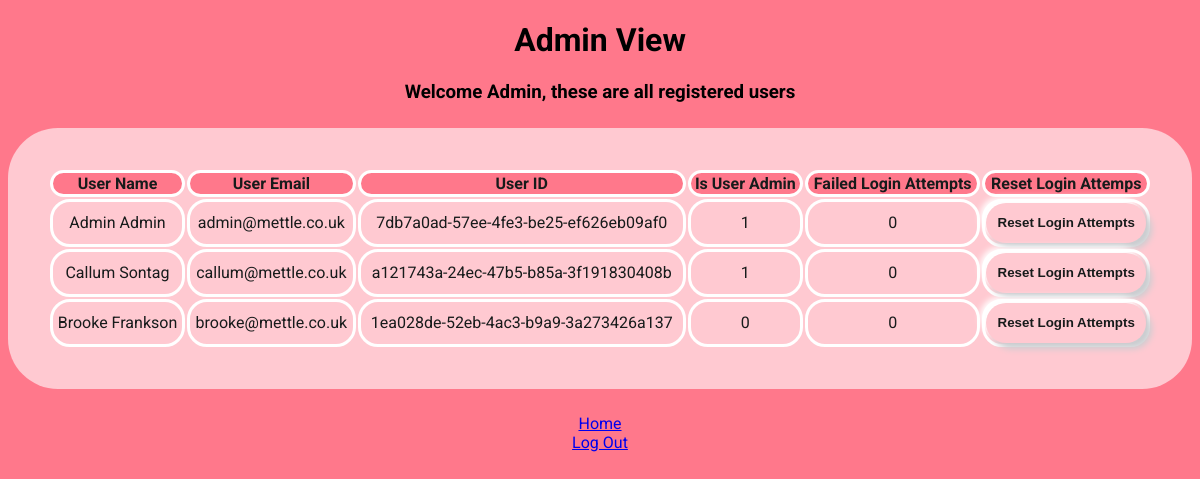
Screenshot of /admin_view/7db7a0ad-57ee-4fe3-be25-ef626eb09af0/ (signed in) with the database file from the repository.
### app.py (models this page shows)
class User(UserMixin, db.Model):
    def get_id(self):
        return (self.user_id)
    user_id = db.Column(db.String(50), primary_key=True)
    email = db.Column(db.String(100), unique=True, nullable=False)
    first_name = db.Column(db.String(100))
    last_name = db.Column(db.String(100))
    password = db.Column(db.String(100), nullable=False)
    is_admin = db.Column(db.Integer, default=0)
    attempted_logins = db.Column(db.Integer, default=0)
    assets = db.relationship('Asset', backref='user', lazy=True)

### app.py (the view)
@app.route("/admin_view/<user_id>/", methods=["GET", "POST"])
@login_required
def admin_view(user_id):
    user = User.query.get(user_id)
    if user == current_user and current_user.is_admin:
        users = User.query.all()
        return render_template('admin_view.html', user=user, users=users)
    else:
        logger.error(
            'Attempted admin view access without permissions: %s', str(current_user))
        return "Access denied"

### app.py (called while the page is built)
@login_manager.user_loader
def load_user(user_id):
    return User.query.get((user_id))

### templates/admin_view.html (shortened to what this page needs)
<!DOCTYPE html>
<html>
<head>
    <link rel="stylesheet" href="/static/assets.css">
</head>
<body>
    <h1>Admin View</h1>
    <h3>Welcome {{ current_user.first_name }}, these are all registered users</h3>
    <table class="assets-table">
        <tr>
            <th>User Name</th>
            <th>User Email</th>
            <th>User ID</th>
            <th>Is User Admin</th>
            <th>Failed Login Attempts</th>
            <th>Reset Login Attemps</th>
        </tr>
        {% for user in users %}
        <tr>
            <td>{{ user.first_name }} {{ user.last_name }}</td>
            <td>{{ user.email }}</td>
            <td>{{ user.user_id }}</td>
            <td>{{ user.is_admin }}</td>
            <td>{{ user.attempted_logins }}</td>
            <td>
                <form method="POST" action="{{ url_for('reset_login', user_id=user.user_id) }}" class="resetLogin">
                    <button>Reset Login Attempts</button>
                </form>
            </td>
        </tr>
        {% endfor %}
    </table>
    <a href="{{ url_for('home') }}">Home</a>
    <br>
    <a href="{{ url_for('logout') }}" id="logoutButton">Log Out</a>
</body>
</html>

### static/assets.css (style rules this page uses)
body { background: #FF788B; text-align: center; justify-content: center; align-items:flex-start; font-family: roboto; }
table { background-color: #FFC9D1; width: 100%; margin: 25px auto; border-radius: 50px; padding: 40px; box-sizing: border-box; background: #FFC9D1; color: #171B1B; }
th { border: solid white; border-radius: 20px; background-color: #FF788B; }
td { border: solid white; border-radius: 20px; }
button { color: #171B1B; background: #FFC9D1; height: 40px; border-radius: 20px; cursor: pointer; font-weight: 900; box-shadow: 6px 6px 6px #cbced1, -6px -6px 6px white; transition: 0.5s; display: block; width: 100%; padding: 0; border: none; outline: none; box-sizing: border-box; }

### rows the page displays
User: first_name "Admin", last_name "Admin", email "admin@mettle.co.uk", user_id "7db7a0ad-57ee-4fe3-be25-ef626eb09af0", is_admin "1", attempted_logins "0"
User: first_name "Callum", last_name "Sontag", email "callum@mettle.co.uk", user_id "a121743a-24ec-47b5-b85a-3f191830408b", is_admin "1", attempted_logins "0"
User: first_name "Brooke", last_name "Frankson", email "brooke@mettle.co.uk", user_id "1ea028de-52eb-4ac3-b9a9-3a273426a137", is_admin "0", attempted_logins "0"
